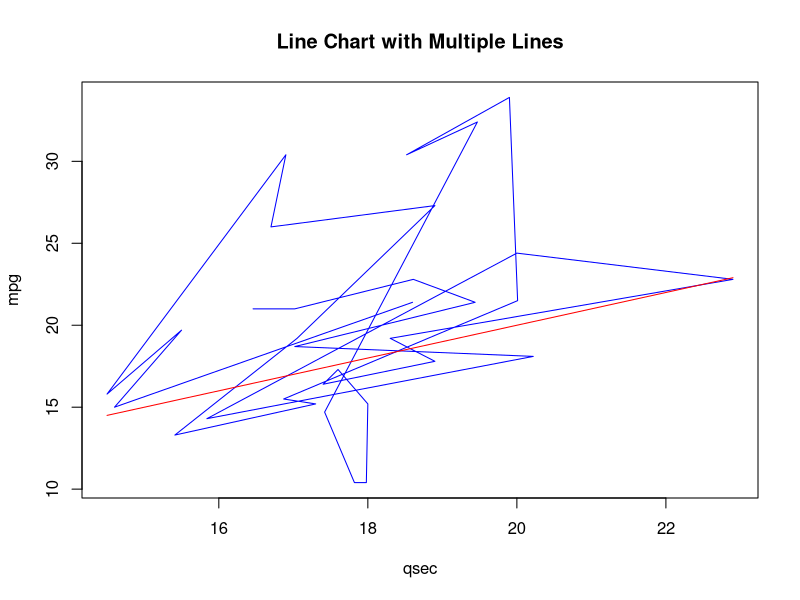

Recreate this plot in R.
# Load the necessary dataset
data("mtcars")
# Create a line chart with the first line (mpg)
plot(mtcars$qsec, mtcars$mpg, type = "l", col = "blue", xlab = "qsec", ylab = "mpg", main = "Line Chart with Multiple Lines")
# Add the second line (qsec) using the lines() function
lines(mtcars$qsec, mtcars$qsec, col = "red")

